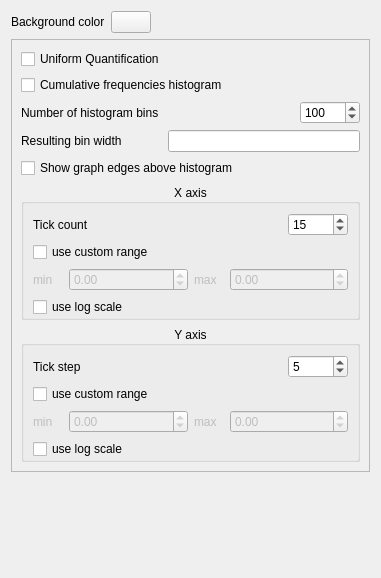
<?xml version="1.0" encoding="UTF-8"?>
<ui version="4.0">
 <class>HistoOptionsWidget</class>
 <widget class="QWidget" name="HistoOptionsWidget">
  <property name="geometry">
   <rect>
    <x>0</x>
    <y>0</y>
    <width>381</width>
    <height>578</height>
   </rect>
  </property>
  <property name="windowTitle">
   <string>Options</string>
  </property>
  <layout class="QVBoxLayout" name="verticalLayout_2">
   <item>
    <layout class="QHBoxLayout" name="horizontalLayout_6">
     <item>
      <widget class="QLabel" name="label_5">
       <property name="text">
        <string>Background color</string>
       </property>
      </widget>
     </item>
     <item>
      <widget class="tlp::ColorButton" name="backColorButton"/>
     </item>
     <item>
      <spacer name="horizontalSpacer_4">
       <property name="orientation">
        <enum>Qt::Horizontal</enum>
       </property>
       <property name="sizeHint" stdset="0">
        <size>
         <width>40</width>
         <height>20</height>
        </size>
       </property>
      </spacer>
     </item>
    </layout>
   </item>
   <item>
    <widget class="QFrame" name="frame">
     <property name="sizePolicy">
      <sizepolicy hsizetype="Preferred" vsizetype="Expanding">
       <horstretch>0</horstretch>
       <verstretch>0</verstretch>
      </sizepolicy>
     </property>
     <property name="frameShape">
      <enum>QFrame::StyledPanel</enum>
     </property>
     <property name="frameShadow">
      <enum>QFrame::Raised</enum>
     </property>
     <layout class="QVBoxLayout" name="verticalLayout">
      <item>
       <widget class="QCheckBox" name="uniformQuantificationCB">
        <property name="toolTip">
         <string>adapts the intervals on the X axis to obtain a uniform quantification on the Y axis</string>
        </property>
        <property name="text">
         <string>Uniform Quantification</string>
        </property>
       </widget>
      </item>
      <item>
       <widget class="QCheckBox" name="cumulFreqHisto">
        <property name="toolTip">
         <string>cumulates the values obtained from one interval to the next</string>
        </property>
        <property name="layoutDirection">
         <enum>Qt::LeftToRight</enum>
        </property>
        <property name="text">
         <string>Cumulative frequencies histogram       </string>
        </property>
       </widget>
      </item>
      <item>
       <layout class="QHBoxLayout" name="horizontalLayout_2">
        <item>
         <widget class="QLabel" name="label">
          <property name="toolTip">
           <string>controls in how many intervals the X axis repartition is distributed.</string>
          </property>
          <property name="text">
           <string>Number of histogram bins</string>
          </property>
          <property name="scaledContents">
           <bool>false</bool>
          </property>
         </widget>
        </item>
        <item>
         <widget class="QSpinBox" name="nbHistoBins">
          <property name="maximumSize">
           <size>
            <width>60</width>
            <height>16777215</height>
           </size>
          </property>
          <property name="toolTip">
           <string>controls in how many intervals the X axis repartition is distributed.</string>
          </property>
          <property name="maximum">
           <number>1000000000</number>
          </property>
          <property name="value">
           <number>100</number>
          </property>
         </widget>
        </item>
       </layout>
      </item>
      <item>
       <layout class="QHBoxLayout" name="horizontalLayout_5">
        <item>
         <widget class="QLabel" name="label_4">
          <property name="toolTip">
           <string>indicates the width of the small intervals on the X axis.</string>
          </property>
          <property name="text">
           <string>Resulting bin width</string>
          </property>
         </widget>
        </item>
        <item>
         <spacer name="horizontalSpacer_3">
          <property name="orientation">
           <enum>Qt::Horizontal</enum>
          </property>
          <property name="sizeType">
           <enum>QSizePolicy::Preferred</enum>
          </property>
          <property name="sizeHint" stdset="0">
           <size>
            <width>40</width>
            <height>20</height>
           </size>
          </property>
         </spacer>
        </item>
        <item>
         <widget class="QLineEdit" name="binWidth">
          <property name="sizePolicy">
           <sizepolicy hsizetype="Expanding" vsizetype="Fixed">
            <horstretch>0</horstretch>
            <verstretch>0</verstretch>
           </sizepolicy>
          </property>
          <property name="toolTip">
           <string>indicates the width of the small intervals on the X axis.</string>
          </property>
          <property name="readOnly">
           <bool>true</bool>
          </property>
         </widget>
        </item>
       </layout>
      </item>
      <item>
       <widget class="QCheckBox" name="showEdgesCB">
        <property name="toolTip">
         <string>displays the edges existing between each bin</string>
        </property>
        <property name="text">
         <string>Show graph edges above histogram</string>
        </property>
       </widget>
      </item>
      <item>
       <widget class="QGroupBox" name="xAxisGroupBox">
        <property name="title">
         <string>X axis</string>
        </property>
        <property name="alignment">
         <set>Qt::AlignCenter</set>
        </property>
        <layout class="QVBoxLayout" name="verticalLayout_3">
         <property name="bottomMargin">
          <number>0</number>
         </property>
         <item>
          <layout class="QHBoxLayout" name="horizontalLayout_3">
           <item>
            <widget class="QLabel" name="label_2">
             <property name="toolTip">
              <string>indicates the number of tick marks displayed along the X axis</string>
             </property>
             <property name="text">
              <string>Tick count</string>
             </property>
            </widget>
           </item>
           <item>
            <widget class="QSpinBox" name="nbXGraduations">
             <property name="minimumSize">
              <size>
               <width>0</width>
               <height>0</height>
              </size>
             </property>
             <property name="maximumSize">
              <size>
               <width>60</width>
               <height>16777215</height>
              </size>
             </property>
             <property name="toolTip">
              <string>indicates the number of tick marks displayed along the X axis</string>
             </property>
             <property name="maximum">
              <number>1000000</number>
             </property>
             <property name="value">
              <number>15</number>
             </property>
            </widget>
           </item>
          </layout>
         </item>
         <item>
          <widget class="QCheckBox" name="useXScaleCheckBox">
           <property name="toolTip">
            <string>indicates a specific range of values along the X axis</string>
           </property>
           <property name="text">
            <string>use custom range</string>
           </property>
          </widget>
         </item>
         <item>
          <layout class="QHBoxLayout" name="horizontalLayout_9">
           <item>
            <widget class="QLabel" name="useXMinLabel">
             <property name="enabled">
              <bool>false</bool>
             </property>
             <property name="maximumSize">
              <size>
               <width>30</width>
               <height>16777215</height>
              </size>
             </property>
             <property name="text">
              <string>min</string>
             </property>
            </widget>
           </item>
           <item>
            <widget class="QDoubleSpinBox" name="useXMinSpinBox">
             <property name="enabled">
              <bool>false</bool>
             </property>
             <property name="minimum">
              <double>-99990000.000000000000000</double>
             </property>
             <property name="maximum">
              <double>99990000.000000000000000</double>
             </property>
            </widget>
           </item>
           <item>
            <widget class="QLabel" name="useXMaxLabel">
             <property name="enabled">
              <bool>false</bool>
             </property>
             <property name="maximumSize">
              <size>
               <width>30</width>
               <height>16777215</height>
              </size>
             </property>
             <property name="text">
              <string>max</string>
             </property>
            </widget>
           </item>
           <item>
            <widget class="QDoubleSpinBox" name="useXMaxSpinBox">
             <property name="enabled">
              <bool>false</bool>
             </property>
             <property name="minimum">
              <double>-99990000.000000000000000</double>
             </property>
             <property name="maximum">
              <double>99990000.000000000000000</double>
             </property>
            </widget>
           </item>
          </layout>
         </item>
         <item>
          <widget class="QCheckBox" name="xAxisLogscale">
           <property name="toolTip">
            <string>applies a logarithm scale on the X axis</string>
           </property>
           <property name="text">
            <string>use log scale</string>
           </property>
          </widget>
         </item>
        </layout>
       </widget>
      </item>
      <item>
       <widget class="QGroupBox" name="yAxisGroupBox">
        <property name="title">
         <string>Y axis</string>
        </property>
        <property name="alignment">
         <set>Qt::AlignCenter</set>
        </property>
        <layout class="QVBoxLayout" name="verticalLayout_5">
         <property name="bottomMargin">
          <number>0</number>
         </property>
         <item>
          <layout class="QHBoxLayout" name="horizontalLayout_4">
           <item>
            <widget class="QLabel" name="label_3">
             <property name="toolTip">
              <string>indicates the number of tick marks displayed along the X axis</string>
             </property>
             <property name="text">
              <string>Tick step</string>
             </property>
            </widget>
           </item>
           <item>
            <widget class="QSpinBox" name="YAxisIncrementStep">
             <property name="maximumSize">
              <size>
               <width>60</width>
               <height>16777215</height>
              </size>
             </property>
             <property name="toolTip">
              <string>indicates the number of tick marks displayed along the X axis</string>
             </property>
             <property name="maximum">
              <number>1000000</number>
             </property>
             <property name="value">
              <number>5</number>
             </property>
            </widget>
           </item>
          </layout>
         </item>
         <item>
          <widget class="QCheckBox" name="useYScaleCheckBox">
           <property name="toolTip">
            <string>indicates a specific range of values along the Y axis</string>
           </property>
           <property name="text">
            <string>use custom range</string>
           </property>
          </widget>
         </item>
         <item>
          <layout class="QHBoxLayout" name="horizontalLayout_10">
           <item>
            <widget class="QLabel" name="useYMinLabel">
             <property name="enabled">
              <bool>false</bool>
             </property>
             <property name="maximumSize">
              <size>
               <width>30</width>
               <height>16777215</height>
              </size>
             </property>
             <property name="text">
              <string>min</string>
             </property>
            </widget>
           </item>
           <item>
            <widget class="QDoubleSpinBox" name="useYMinSpinBox">
             <property name="enabled">
              <bool>false</bool>
             </property>
             <property name="minimum">
              <double>-99990000.000000000000000</double>
             </property>
             <property name="maximum">
              <double>99990000.000000000000000</double>
             </property>
            </widget>
           </item>
           <item>
            <widget class="QLabel" name="useYMaxLabel">
             <property name="enabled">
              <bool>false</bool>
             </property>
             <property name="maximumSize">
              <size>
               <width>30</width>
               <height>16777215</height>
              </size>
             </property>
             <property name="text">
              <string>max</string>
             </property>
            </widget>
           </item>
           <item>
            <widget class="QDoubleSpinBox" name="useYMaxSpinBox">
             <property name="enabled">
              <bool>false</bool>
             </property>
             <property name="minimum">
              <double>-99990000.000000000000000</double>
             </property>
             <property name="maximum">
              <double>99990000.000000000000000</double>
             </property>
            </widget>
           </item>
          </layout>
         </item>
         <item>
          <widget class="QCheckBox" name="yAxisLogscale">
           <property name="font">
            <font>
             <weight>50</weight>
             <bold>false</bold>
            </font>
           </property>
           <property name="toolTip">
            <string>applies a logarithm scale on the Y axis</string>
           </property>
           <property name="text">
            <string>use log scale</string>
           </property>
          </widget>
         </item>
        </layout>
       </widget>
      </item>
     </layout>
    </widget>
   </item>
   <item>
    <spacer name="verticalSpacer">
     <property name="orientation">
      <enum>Qt::Vertical</enum>
     </property>
     <property name="sizeHint" stdset="0">
      <size>
       <width>20</width>
       <height>40</height>
      </size>
     </property>
    </spacer>
   </item>
  </layout>
 </widget>
 <customwidgets>
  <customwidget>
   <class>tlp::ColorButton</class>
   <extends>QPushButton</extends>
   <header location="global">talipot/ColorButton.h</header>
   <slots>
    <signal>colorChanged(QColor)</signal>
   </slots>
  </customwidget>
 </customwidgets>
 <resources/>
 <connections/>
</ui>
